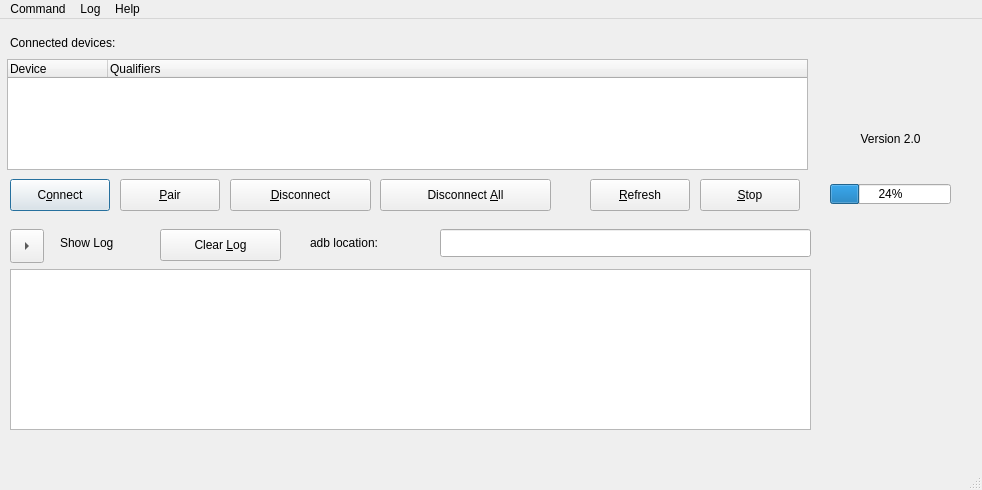
<?xml version="1.0" encoding="UTF-8"?>
<ui version="4.0">
 <class>MainWindow</class>
 <widget class="QMainWindow" name="MainWindow">
  <property name="geometry">
   <rect>
    <x>0</x>
    <y>0</y>
    <width>982</width>
    <height>490</height>
   </rect>
  </property>
  <property name="windowTitle">
   <string>ADB Wireless Connect</string>
  </property>
  <widget class="QWidget" name="centralwidget">
   <widget class="QLabel" name="versionLabel">
    <property name="geometry">
     <rect>
      <x>830</x>
      <y>110</y>
      <width>121</width>
      <height>20</height>
     </rect>
    </property>
    <property name="text">
     <string>Version 2.0</string>
    </property>
    <property name="alignment">
     <set>Qt::AlignCenter</set>
    </property>
   </widget>
   <widget class="QPushButton" name="connectPushButton">
    <property name="geometry">
     <rect>
      <x>10</x>
      <y>160</y>
      <width>100</width>
      <height>32</height>
     </rect>
    </property>
    <property name="toolTip">
     <string>Connect to a new device</string>
    </property>
    <property name="text">
     <string>C&amp;onnect</string>
    </property>
    <property name="default">
     <bool>true</bool>
    </property>
   </widget>
   <widget class="QPushButton" name="stopPushButton">
    <property name="geometry">
     <rect>
      <x>700</x>
      <y>160</y>
      <width>100</width>
      <height>32</height>
     </rect>
    </property>
    <property name="toolTip">
     <string>Stop the currently running command</string>
    </property>
    <property name="text">
     <string>&amp;Stop</string>
    </property>
   </widget>
   <widget class="QTableWidget" name="connectedDevicesTable">
    <property name="geometry">
     <rect>
      <x>7</x>
      <y>40</y>
      <width>801</width>
      <height>111</height>
     </rect>
    </property>
    <property name="focusPolicy">
     <enum>Qt::StrongFocus</enum>
    </property>
    <property name="toolTip">
     <string>List of currently connected devices</string>
    </property>
    <property name="sizeAdjustPolicy">
     <enum>QAbstractScrollArea::AdjustToContents</enum>
    </property>
    <property name="editTriggers">
     <set>QAbstractItemView::NoEditTriggers</set>
    </property>
    <property name="tabKeyNavigation">
     <bool>false</bool>
    </property>
    <property name="selectionMode">
     <enum>QAbstractItemView::SingleSelection</enum>
    </property>
    <property name="selectionBehavior">
     <enum>QAbstractItemView::SelectRows</enum>
    </property>
    <property name="sortingEnabled">
     <bool>true</bool>
    </property>
    <attribute name="horizontalHeaderStretchLastSection">
     <bool>true</bool>
    </attribute>
    <attribute name="verticalHeaderVisible">
     <bool>false</bool>
    </attribute>
    <column>
     <property name="text">
      <string>Device</string>
     </property>
     <property name="textAlignment">
      <set>AlignLeading|AlignVCenter</set>
     </property>
    </column>
    <column>
     <property name="text">
      <string>Qualifiers</string>
     </property>
     <property name="textAlignment">
      <set>AlignLeading|AlignVCenter</set>
     </property>
    </column>
   </widget>
   <widget class="QLineEdit" name="adbCommandLineEdit">
    <property name="geometry">
     <rect>
      <x>440</x>
      <y>210</y>
      <width>371</width>
      <height>28</height>
     </rect>
    </property>
    <property name="focusPolicy">
     <enum>Qt::StrongFocus</enum>
    </property>
    <property name="toolTip">
     <string>The full path of the adb command (Android Debug Bridge tools need to be installed)</string>
    </property>
    <property name="readOnly">
     <bool>true</bool>
    </property>
   </widget>
   <widget class="QPushButton" name="disconnectAllPushButton">
    <property name="geometry">
     <rect>
      <x>380</x>
      <y>160</y>
      <width>171</width>
      <height>32</height>
     </rect>
    </property>
    <property name="toolTip">
     <string>Disconnect from all connected devices</string>
    </property>
    <property name="text">
     <string>Disconnect &amp;All</string>
    </property>
   </widget>
   <widget class="QTextEdit" name="logTextEdit">
    <property name="geometry">
     <rect>
      <x>10</x>
      <y>250</y>
      <width>801</width>
      <height>161</height>
     </rect>
    </property>
    <property name="focusPolicy">
     <enum>Qt::StrongFocus</enum>
    </property>
    <property name="toolTip">
     <string extracomment="The output of the adb command">The output from commands run</string>
    </property>
    <property name="autoFillBackground">
     <bool>false</bool>
    </property>
    <property name="frameShape">
     <enum>QFrame::StyledPanel</enum>
    </property>
    <property name="frameShadow">
     <enum>QFrame::Sunken</enum>
    </property>
    <property name="lineWidth">
     <number>1</number>
    </property>
    <property name="lineWrapMode">
     <enum>QTextEdit::NoWrap</enum>
    </property>
    <property name="readOnly">
     <bool>true</bool>
    </property>
   </widget>
   <widget class="QLabel" name="showHideLogLabel">
    <property name="geometry">
     <rect>
      <x>60</x>
      <y>210</y>
      <width>91</width>
      <height>28</height>
     </rect>
    </property>
    <property name="text">
     <string>Show Log</string>
    </property>
   </widget>
   <widget class="QPushButton" name="refreshPushButton">
    <property name="geometry">
     <rect>
      <x>590</x>
      <y>160</y>
      <width>100</width>
      <height>32</height>
     </rect>
    </property>
    <property name="toolTip">
     <string>Refresh the connected devices list</string>
    </property>
    <property name="text">
     <string>&amp;Refresh</string>
    </property>
   </widget>
   <widget class="QToolButton" name="logToolButton">
    <property name="geometry">
     <rect>
      <x>10</x>
      <y>210</y>
      <width>34</width>
      <height>34</height>
     </rect>
    </property>
    <property name="focusPolicy">
     <enum>Qt::StrongFocus</enum>
    </property>
    <property name="toolTip">
     <string>Show/Hide the log</string>
    </property>
    <property name="text">
     <string/>
    </property>
    <property name="arrowType">
     <enum>Qt::RightArrow</enum>
    </property>
   </widget>
   <widget class="QLabel" name="connectDevicesLabel">
    <property name="geometry">
     <rect>
      <x>10</x>
      <y>10</y>
      <width>211</width>
      <height>27</height>
     </rect>
    </property>
    <property name="text">
     <string>Connected devices:</string>
    </property>
   </widget>
   <widget class="QPushButton" name="clearLogPushButton">
    <property name="geometry">
     <rect>
      <x>160</x>
      <y>210</y>
      <width>121</width>
      <height>32</height>
     </rect>
    </property>
    <property name="toolTip">
     <string>Clear the log</string>
    </property>
    <property name="text">
     <string>Clear &amp;Log</string>
    </property>
   </widget>
   <widget class="QPushButton" name="disconnectPushButton">
    <property name="geometry">
     <rect>
      <x>230</x>
      <y>160</y>
      <width>141</width>
      <height>32</height>
     </rect>
    </property>
    <property name="toolTip">
     <string>Disconnect from the selected connected device</string>
    </property>
    <property name="text">
     <string>&amp;Disconnect</string>
    </property>
   </widget>
   <widget class="QLabel" name="adbCommandLabel">
    <property name="geometry">
     <rect>
      <x>310</x>
      <y>210</y>
      <width>121</width>
      <height>27</height>
     </rect>
    </property>
    <property name="text">
     <string>adb location:</string>
    </property>
   </widget>
   <widget class="QPushButton" name="pairPushButton">
    <property name="geometry">
     <rect>
      <x>120</x>
      <y>160</y>
      <width>100</width>
      <height>32</height>
     </rect>
    </property>
    <property name="toolTip">
     <string>Pair to a device</string>
    </property>
    <property name="text">
     <string>&amp;Pair</string>
    </property>
   </widget>
   <widget class="QLabel" name="imageLabel">
    <property name="geometry">
     <rect>
      <x>860</x>
      <y>40</y>
      <width>60</width>
      <height>60</height>
     </rect>
    </property>
    <property name="sizePolicy">
     <sizepolicy hsizetype="Fixed" vsizetype="Fixed">
      <horstretch>0</horstretch>
      <verstretch>0</verstretch>
     </sizepolicy>
    </property>
    <property name="text">
     <string/>
    </property>
    <property name="pixmap">
     <pixmap>../../../archives/v1.0/resources/images/adb-wireless-connect.png</pixmap>
    </property>
    <property name="scaledContents">
     <bool>true</bool>
    </property>
   </widget>
   <widget class="QProgressBar" name="progressBar">
    <property name="geometry">
     <rect>
      <x>830</x>
      <y>165</y>
      <width>121</width>
      <height>20</height>
     </rect>
    </property>
    <property name="toolTip">
     <string extracomment="The progress of the adb command.">Percentage progress of command</string>
    </property>
    <property name="value">
     <number>24</number>
    </property>
   </widget>
  </widget>
  <widget class="QStatusBar" name="statusBar"/>
  <widget class="QMenuBar" name="menuBar">
   <property name="geometry">
    <rect>
     <x>0</x>
     <y>0</y>
     <width>982</width>
     <height>32</height>
    </rect>
   </property>
   <widget class="QMenu" name="menu_Action">
    <property name="title">
     <string>Command</string>
    </property>
    <addaction name="actionConnect"/>
    <addaction name="actionPair"/>
    <addaction name="actionDisconnect"/>
    <addaction name="actionDisconnectAll"/>
    <addaction name="actionRefresh"/>
    <addaction name="separator"/>
    <addaction name="actionStop"/>
    <addaction name="separator"/>
    <addaction name="actionExit"/>
   </widget>
   <widget class="QMenu" name="menuHelp">
    <property name="title">
     <string>Help</string>
    </property>
    <addaction name="actionHelp"/>
    <addaction name="separator"/>
    <addaction name="actionAbout"/>
   </widget>
   <widget class="QMenu" name="menuLog">
    <property name="title">
     <string>Log</string>
    </property>
    <addaction name="actionShowLog"/>
    <addaction name="actionHideLog"/>
    <addaction name="actionClearLog"/>
   </widget>
   <addaction name="menu_Action"/>
   <addaction name="menuLog"/>
   <addaction name="menuHelp"/>
  </widget>
  <action name="actionConnect">
   <property name="text">
    <string>Connect</string>
   </property>
   <property name="shortcut">
    <string>Ctrl+O</string>
   </property>
  </action>
  <action name="actionPair">
   <property name="text">
    <string>Pair</string>
   </property>
   <property name="shortcut">
    <string>Ctrl+P</string>
   </property>
  </action>
  <action name="actionDisconnect">
   <property name="text">
    <string>Disconnect</string>
   </property>
   <property name="shortcut">
    <string>Ctrl+D</string>
   </property>
  </action>
  <action name="actionDisconnectAll">
   <property name="text">
    <string>Disconnect All</string>
   </property>
   <property name="shortcut">
    <string>Ctrl+A</string>
   </property>
  </action>
  <action name="actionRefresh">
   <property name="text">
    <string>Refresh</string>
   </property>
   <property name="shortcut">
    <string>Ctrl+R</string>
   </property>
  </action>
  <action name="actionStop">
   <property name="text">
    <string>Stop</string>
   </property>
   <property name="shortcut">
    <string>Ctrl+S</string>
   </property>
  </action>
  <action name="actionExit">
   <property name="text">
    <string>Exit ADB Wireless Connect</string>
   </property>
   <property name="shortcut">
    <string>Ctrl+Q</string>
   </property>
  </action>
  <action name="actionUndo">
   <property name="text">
    <string>Undo</string>
   </property>
   <property name="shortcut">
    <string>Ctrl+Z</string>
   </property>
  </action>
  <action name="actionRedo">
   <property name="text">
    <string>Redo</string>
   </property>
   <property name="shortcut">
    <string>Ctrl+Y</string>
   </property>
  </action>
  <action name="actionCut">
   <property name="text">
    <string>Cut</string>
   </property>
   <property name="shortcut">
    <string>Ctrl+X</string>
   </property>
  </action>
  <action name="actionCopy">
   <property name="text">
    <string>Copy</string>
   </property>
   <property name="shortcut">
    <string>Ctrl+C</string>
   </property>
  </action>
  <action name="actionPaste">
   <property name="text">
    <string>Paste</string>
   </property>
   <property name="shortcut">
    <string>Ctrl+V</string>
   </property>
  </action>
  <action name="actionHelp">
   <property name="text">
    <string>ADB Wireless Connect Help</string>
   </property>
   <property name="shortcut">
    <string>F1</string>
   </property>
  </action>
  <action name="actionAbout">
   <property name="text">
    <string>About ADB Wireless Connect</string>
   </property>
  </action>
  <action name="actionShowLog">
   <property name="text">
    <string>Show Log</string>
   </property>
   <property name="shortcut">
    <string>Ctrl+W</string>
   </property>
  </action>
  <action name="actionHideLog">
   <property name="text">
    <string>Hide Log</string>
   </property>
   <property name="shortcut">
    <string>Ctrl+H</string>
   </property>
  </action>
  <action name="actionClearLog">
   <property name="text">
    <string>Clear Log</string>
   </property>
   <property name="shortcut">
    <string>Ctrl+L</string>
   </property>
  </action>
 </widget>
 <tabstops>
  <tabstop>connectPushButton</tabstop>
  <tabstop>pairPushButton</tabstop>
  <tabstop>disconnectPushButton</tabstop>
  <tabstop>disconnectAllPushButton</tabstop>
  <tabstop>refreshPushButton</tabstop>
  <tabstop>stopPushButton</tabstop>
  <tabstop>connectedDevicesTable</tabstop>
  <tabstop>logToolButton</tabstop>
  <tabstop>logTextEdit</tabstop>
  <tabstop>clearLogPushButton</tabstop>
  <tabstop>adbCommandLineEdit</tabstop>
 </tabstops>
 <resources/>
 <connections/>
</ui>
